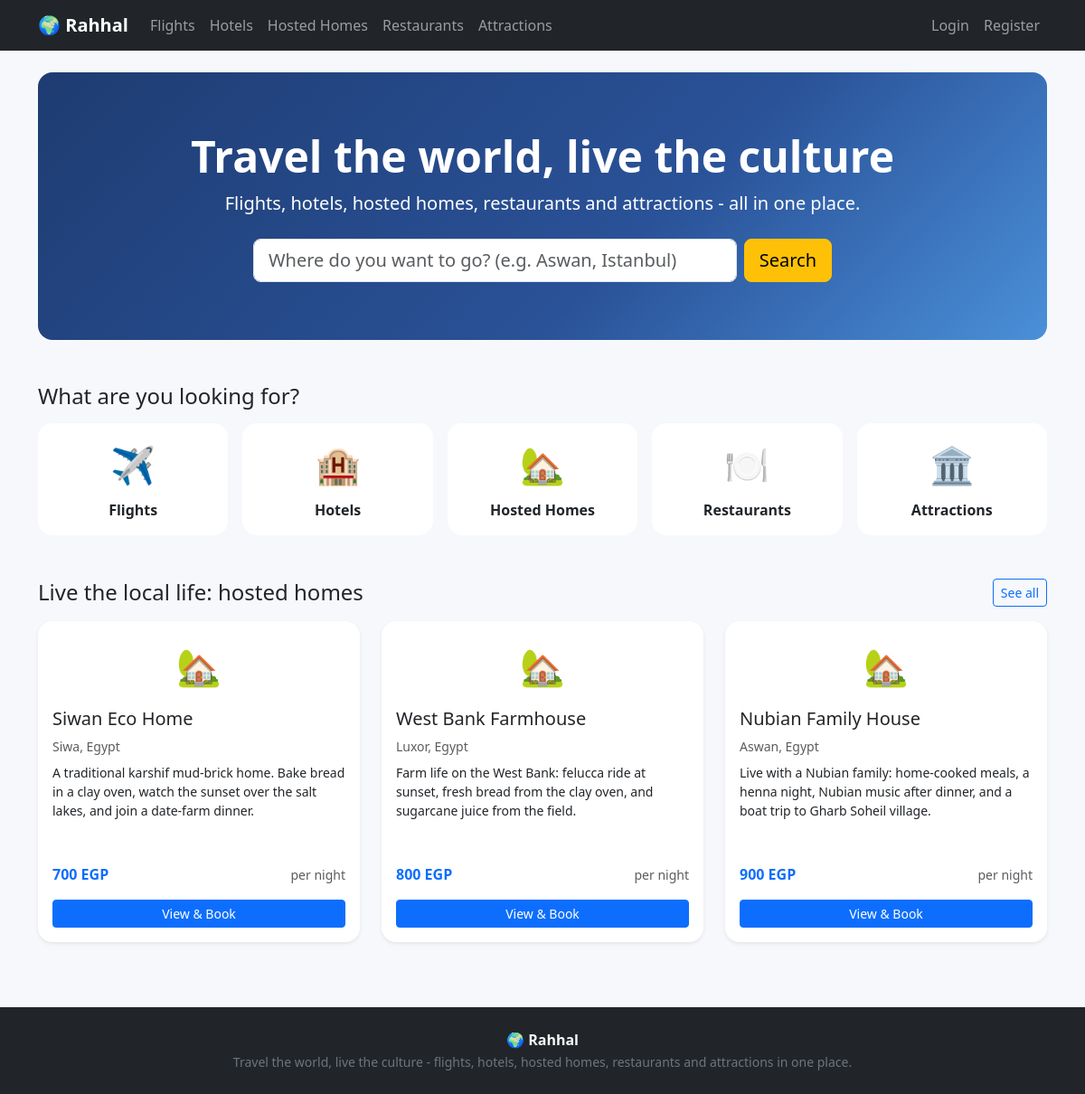
The page / on the database its author committed.
### tables this page shows
CREATE TABLE homes (
  id INT AUTO_INCREMENT PRIMARY KEY,
  city VARCHAR(100) NOT NULL,
  country VARCHAR(100) NOT NULL,
  host_name VARCHAR(100) NOT NULL,
  title VARCHAR(150) NOT NULL,
  experience_description TEXT,
  price_per_night DECIMAL(10,2) NOT NULL
);

### includes/auth.php (called while the page is built, shortened)
<?php
function current_user(): ?array {
    if (empty($_SESSION['user_id'])) return null;
    $stmt = db()->prepare('SELECT * FROM users WHERE id = ?');
    $stmt->execute([$_SESSION['user_id']]);
    $user = $stmt->fetch();
    return $user ?: null;
}

### includes/db.php (called while the page is built, shortened)
<?php
function db(): PDO {
    static $pdo = null;
    if ($pdo === null) {
        $dsn = getenv('RAHHAL_DSN');
        if ($dsn) {
            $pdo = new PDO($dsn);
        } else {
            $pdo = new PDO(
                'mysql:host=' . DB_HOST . ';dbname=' . DB_NAME . ';charset=utf8mb4',
                DB_USER,
                DB_PASS
            );
        }
        $pdo->setAttribute(PDO::ATTR_ERRMODE, PDO::ERRMODE_EXCEPTION);
        $pdo->setAttribute(PDO::ATTR_DEFAULT_FETCH_MODE, PDO::FETCH_ASSOC);
    }
    return $pdo;
}

### includes/functions.php (the view, shortened to what this page needs)
<?php
require_once __DIR__ . '/db.php';
function e($value): string {
    return htmlspecialchars((string)$value, ENT_QUOTES, 'UTF-8');
}
function money($amount): string {
    return number_format((float)$amount, 0) . ' ' . CURRENCY;
}
function type_config(?string $type = null) {
    $map = [
        'flight' => [
            'table' => 'flights', 'label' => 'Flight', 'plural' => 'Flights', 'icon' => '✈️',
            'unit' => 'person', 'qty_label' => 'Passengers',
            'fields' => [
                'from_city' => 'From', 'to_city' => 'To', 'flight_date' => 'Date',
                'airline' => 'Airline', 'price' => 'Price (EGP)', 'seats' => 'Seats',
            ],
        ],
        'hotel' => [
            'table' => 'hotels', 'label' => 'Hotel', 'plural' => 'Hotels', 'icon' => '🏨',
            'unit' => 'night', 'qty_label' => 'Nights',
            'fields' => [
                'city' => 'City', 'name' => 'Hotel name',
                'price_per_night' => 'Price per night (EGP)', 'rating' => 'Rating (0-5)',
                'description' => 'Description',
            ],
        ],
        'home' => [
            'table' => 'homes', 'label' => 'Hosted Home', 'plural' => 'Hosted Homes', 'icon' => '🏡',
            'unit' => 'night', 'qty_label' => 'Nights',
            'fields' => [
                'city' => 'City', 'country' => 'Country', 'host_name' => 'Host name',
                'title' => 'Title', 'experience_description' => 'Cultural experience',
                'price_per_night' => 'Price per night (EGP)',
            ],
        ],
        'restaurant' => [
            'table' => 'restaurants', 'label' => 'Restaurant', 'plural' => 'Restaurants', 'icon' => '🍽️',
            'unit' => 'person', 'qty_label' => 'Guests',
            'fields' => [
                'city' => 'City', 'name' => 'Restaurant name', 'cuisine' => 'Cuisine',
                'avg_price' => 'Average price per person (EGP)', 'description' => 'Description',
            ],
        ],
        'attraction' => [
            'table' => 'attractions', 'label' => 'Attraction', 'plural' => 'Attractions', 'icon' => '🏛️',
            'unit' => 'person', 'qty_label' => 'Tickets',
            'fields' => [
                'city' => 'City', 'name' => 'Attraction name',
                'ticket_price' => 'Ticket price (EGP)', 'description' => 'Description',
            ],
        ],
    ];
    if ($type === null) return $map;
    return $map[$type] ?? null;
}
function price_column(string $type): string {
    return [
        'flight' => 'price',
        'hotel' => 'price_per_night',
        'home' => 'price_per_night',
        'restaurant' => 'avg_price',
        'attraction' => 'ticket_price',
    ][$type];
}
function item_title(string $type, array $row): string {
    switch ($type) {
        case 'home':   return $row['title'];
    }
}
function item_price(string $type, array $row): float {
    return (float)$row[price_column($type)];
}
function item_location(string $type, array $row): string {
    switch ($type) {
        case 'home':   return $row['city'] . ', ' . $row['country'];
    }
}
function item_description(string $type, array $row): string {
    switch ($type) {
        case 'home':   return $row['experience_description'] ?? '';
    }
}
function list_items(string $type, array $filters = []): array {
    $cfg = type_config($type);
    $where = [];
    $params = [];
    $q = trim($filters['q'] ?? '');
    $max = $filters['max_price'] ?? '';
    $sql = 'SELECT * FROM ' . $cfg['table'];
    $sql .= ' ORDER BY ' . price_column($type) . ' ASC';
    $stmt = db()->prepare($sql);
    $stmt->execute($params);
    return $stmt->fetchAll();
}
function render_card(string $type, array $row): void {
    $cfg = type_config($type);
    $unitLabel = $cfg['unit'] === 'night' ? 'per night' : 'per person';
    ?>
    <div class="col-md-6 col-lg-4">
        <div class="card item-card h-100 shadow-sm">
            <div class="card-icon"><?= $cfg['icon'] ?></div>
            <div class="card-body d-flex flex-column">
                <h5 class="card-title"><?= e(item_title($type, $row)) ?></h5>
                <div class="text-muted small mb-2"><?= e(item_location($type, $row)) ?></div>
                <p class="card-text small flex-grow-1"><?= e(mb_strimwidth(item_description($type, $row), 0, 140, '...')) ?></p>
                <div class="d-flex justify-content-between align-items-center mt-2">
                    <strong class="text-primary"><?= money(item_price($type, $row)) ?></strong>
                    <span class="text-muted small"><?= $unitLabel ?></span>
                </div>
                <a href="details.php?type=<?= e($type) ?>&id=<?= (int)$row['id'] ?>" class="btn btn-primary btn-sm mt-3">View & Book</a>
            </div>
        </div>
    </div>
    <?php
}

### includes/header.php (shortened to what this page needs)
<?php
$user = current_user();
$BASE = $BASE_PATH ?? '';
?>
<!DOCTYPE html>
<html lang="en">
<head>
<link href="https://cdn.jsdelivr.net/npm/bootstrap@5.3.3/dist/css/bootstrap.min.css" rel="stylesheet">
<link rel="stylesheet" href="<?= $BASE ?>assets/css/style.css">
</head>
<body>
<nav class="navbar navbar-expand-lg navbar-dark bg-dark sticky-top">
    <div class="container">
        <a class="navbar-brand fw-bold" href="<?= $BASE ?>index.php">🌍 <?= SITE_NAME ?></a>
        <div class="collapse navbar-collapse" id="mainNav">
            <ul class="navbar-nav me-auto">
                <li class="nav-item"><a class="nav-link" href="<?= $BASE ?>flights.php">Flights</a></li>
                <li class="nav-item"><a class="nav-link" href="<?= $BASE ?>hotels.php">Hotels</a></li>
                <li class="nav-item"><a class="nav-link" href="<?= $BASE ?>homes.php">Hosted Homes</a></li>
                <li class="nav-item"><a class="nav-link" href="<?= $BASE ?>restaurants.php">Restaurants</a></li>
                <li class="nav-item"><a class="nav-link" href="<?= $BASE ?>attractions.php">Attractions</a></li>
            </ul>
            <ul class="navbar-nav">
                <?php if ($user): ?>
                    <li class="nav-item"><a class="nav-link" href="<?= $BASE ?>my_bookings.php">My Bookings</a></li>
                    <?php if ($user['is_admin']): ?>
                        <li class="nav-item"><a class="nav-link" href="<?= $BASE ?>admin/index.php">Admin</a></li>
                    <?php endif; ?>
                    <li class="nav-item"><span class="nav-link disabled">Hi, <?= e($user['name']) ?></span></li>
                    <li class="nav-item"><a class="nav-link" href="<?= $BASE ?>logout.php">Logout</a></li>
                <?php else: ?>
                    <li class="nav-item"><a class="nav-link" href="<?= $BASE ?>login.php">Login</a></li>
                    <li class="nav-item"><a class="nav-link" href="<?= $BASE ?>register.php">Register</a></li>
                <?php endif; ?>
            </ul>
        </div>
    </div>
</nav>
<main class="container py-4">

### index.php (shortened to what this page needs)
<?php
$BASE_PATH = '';
$featuredHomes = array_slice(list_items('home'), 0, 3);
include __DIR__ . '/includes/header.php';
?>
<section class="hero mb-5">
    <h1 class="display-5">Travel the world, live the culture</h1>
    <p class="lead mb-0">Flights, hotels, hosted homes, restaurants and attractions - all in one place.</p>
    <form class="hero-search d-flex" method="get" action="search.php">
        <input class="form-control form-control-lg me-2" type="search" name="q"
               placeholder="Where do you want to go? (e.g. Aswan, Istanbul)" required>
        <button class="btn btn-warning btn-lg" type="submit">Search</button>
    </form>
</section>
<h2 class="h4 mb-3">What are you looking for?</h2>
<div class="row g-3 mb-5">
    <?php foreach (type_config() as $key => $cfg): ?>
        <div class="col-6 col-md">
            <a class="text-decoration-none text-dark" href="<?= $key ?>s.php">
                <div class="card category-card text-center p-3 h-100">
                    <div class="emoji"><?= $cfg['icon'] ?></div>
                    <div class="fw-semibold mt-2"><?= e($cfg['plural']) ?></div>
                </div>
            </a>
        </div>
    <?php endforeach; ?>
</div>
<div class="d-flex justify-content-between align-items-center mb-3">
    <h2 class="h4 mb-0">Live the local life: hosted homes</h2>
    <a href="homes.php" class="btn btn-outline-primary btn-sm">See all</a>
</div>
<div class="row">
    <?php foreach ($featuredHomes as $home): ?>
        <?php render_card('home', $home); ?>
    <?php endforeach; ?>
</div>
<?php include __DIR__ . '/includes/footer.php'; ?>

### includes/footer.php (shortened to what this page needs)
</main>
<footer class="bg-dark text-light text-center py-4 mt-5">
    <div class="container">
        <div class="fw-bold">🌍 <?= SITE_NAME ?></div>
        <small class="text-secondary">Travel the world, live the culture - flights, hotels, hosted homes, restaurants and attractions in one place.</small>
    </div>
</footer>
</body>
</html>

### assets/css/style.css (style rules this page uses)
body { background: #f6f8fb; }
.hero { background: linear-gradient(135deg, #1e3c72 0%, #2a5298 60%, #4a90d9 100%); color: #fff; border-radius: 1rem; padding: 4rem 2rem; text-align: center; }
.hero .display-5 { font-weight: 700; }
.hero-search { max-width: 640px; margin: 1.5rem auto 0; }
.category-card { border: 0; border-radius: 1rem; transition: transform 0.15s ease, box-shadow 0.15s ease; cursor: pointer; }
.category-card .emoji { font-size: 2.5rem; }
.item-card { border: 0; border-radius: 1rem; overflow: hidden; margin-bottom: 1.5rem; }
.card-icon { font-size: 2.5rem; text-align: center; padding: 1.25rem 0 0; }

### rows shown on the page
homes: title "Siwan Eco Home", item_location($type, $row) "Siwa, Egypt", experience_description "A traditional karshif mud-brick home. Bake bread in a clay oven, watch the sunset over the salt lakes, and join a date-farm dinner.", price_per_night "700 EGP"
homes: title "West Bank Farmhouse", item_location($type, $row) "Luxor, Egypt", experience_description "Farm life on the West Bank: felucca ride at sunset, fresh bread from the clay oven, and sugarcane juice from the field.", price_per_night "800 EGP"
homes: title "Nubian Family House", item_location($type, $row) "Aswan, Egypt", experience_description "Live with a Nubian family: home-cooked meals, a henna night, Nubian music after dinner, and a boat trip to Gharb Soheil village.", price_per_night "900 EGP"

### other values the page prints
SITE_NAME "Rahhal"
$cfg['icon'] "✈️"
$cfg['plural'] "Flights"
$cfg['icon'] "🏨"
$cfg['plural'] "Hotels"
$cfg['icon'] "🏡"
$cfg['plural'] "Hosted Homes"
$cfg['icon'] "🍽️"
$cfg['plural'] "Restaurants"
$cfg['icon'] "🏛️"
$cfg['plural'] "Attractions"
